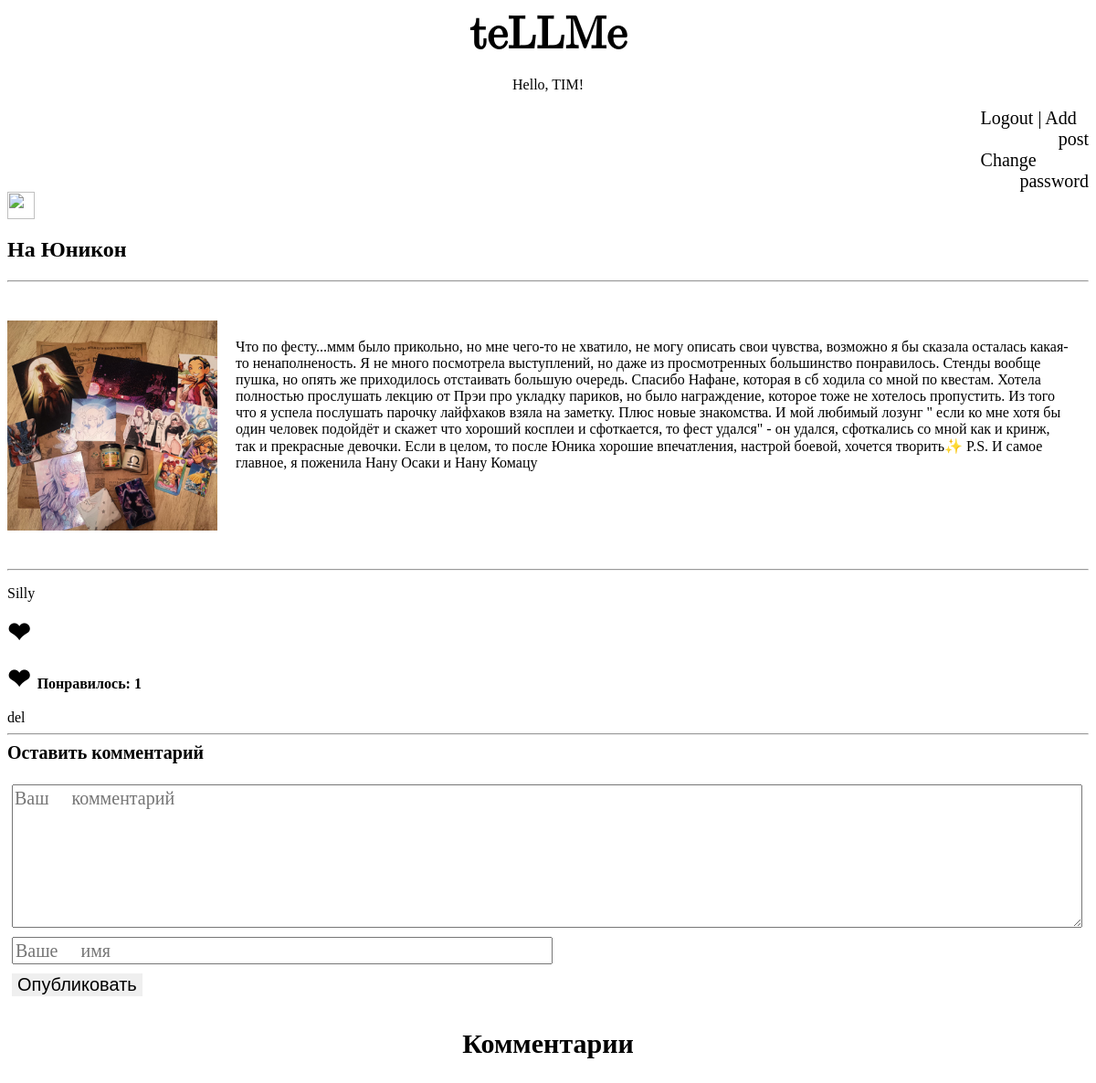
/1/ (signed in), run on the app's committed database.
### users/models.py (models this page shows, shortened)
class User(AbstractUser):
    pass

class Post(models.Model):
    title = models.CharField('Заголовок записи', max_length=100)
    descript = models.TextField('Текст блога')
    author = models.CharField('Имя автора', max_length=100)
    dats = models.DateTimeField(default=datetime.now())
    img = models.ImageField('Изображение', upload_to = 'image/%Y')# c указанием текущего года, это путь где будут храниться все излбражения с админки
    objects =  PostQuerrySet.as_manager()
    class Meta:
        verbose_name = 'Запись' #красивое отображение  в админке
        verbose_name_plural = 'Записи'

### users/views.py (the view)
# urls.py: path('<int:pk>/',views.PostElement.as_view()),
class PostElement(DetailView):
    model = Post
    template_name = 'blogelement.html'
    context_object_name = 'post'

### templates/blogelement.html (shortened to what this page needs)
{%extends 'home.html'%}
{%load static%}
  {%block content%}
  <body>
    <a  href='{%url "home"%}'><img style = 'width: 30px;'src='https://sun9-65.userapi.com/impg/aVNXjc8e0eDTHRJW_Px_XgYCHAbQU9QwlTiZ9A/eeREHI7tT60.jpg?size=512x512&quality=95&sign=87ecba353756021f6f704fc005b95599&type=album'/></a>
    <div id='mainblock'>
      <div id='post'>
        <h2>{{post.title}}</h2>
      <hr>
      <br>
      <div class='block'><p align='center'><img class='pic' src="{{post.img.url}}" wigth='50%'></p>
      <p class='descr'>{{post.descript}}<p></div>
      <br>
      <hr>
      <p>{{post.author}}<p>
      </div>
    </div>
    <div>
      <p style='font-weight: bold;'><a href={%url "add_likes" post.id%} style='font-size: 30px;'>❤ </a>
        <p style='font-weight: bold;'><a href={%url "del_likes" post.id%} style='font-size: 30px;'>❤ </a>
        Понравилось: {{post.likes_set.all.count}}</p>
    </div>
    {%if user.is_superuser%}
    <div><a href='{%url "del" post.id%}'> del</a></div>
    {%endif%}
      <div id = 'create'>
        <hr>
        <a class = 'com'href='#'>Оставить комментарий</a><br><br>
        <form action='{%url "comment" post.id%}' method='post'>
            <textarea class='men'name='textcom' placeholder="Ваш комментарий"></textarea><br> <! ссылка на поле в модели админки, чтобы данные попав во вью занеслись в админке>
            <input class='inp' type='text' name ='name' placeholder="Ваше имя"><br>
            <button class = 'sub' type='submit'>Опубликовать</button>
        </form>
      </div>
      <h3 class='headcomm'>Комментарии</h3>
  {%endblock%}

### templates/home.html (shortened to what this page needs)
{%load static%}
<head>
  <link rel='stylesheet' href = "{%static 'css/stil.css'%}"  type='text/css' media='all'/>
</head>
<body>
    <h1 id='head'><a href='{%url "home"%}'>teLLMe</a></h1>
    <p class='us'>Hello, {{user}}!<p>
    {%if user.is_authenticated%}
        <div class='lin'><a href='{%url "logout"%}'>Logout</a> | <a href='{%url "add"%}'>Add post</a></div>
        <div class='lin'><a href='{%url "change"%}'>Change password</a> </div>
    {%else%}
        <div class='lin'><a href='{%url "login"%}'>Login</a> | <a href='{%url "register"%}'>Registrate</a> </div>
        <div class='lin'><a href='{%url "change"%}'>Change password</a> </div>
    {%endif%}
    {%block content%}
    {%endblock%}

### static/css/stil.css (style rules this page uses)
#mainblock { background-color: rgb(255, 255, 255); }
#post .pic { width:230px; }
#post .block { display: flex; flex-direction: row; align-content: stretch; align-items: stretch; }
#post .descr { position: relative; padding: 20px; }
#head { align-content: space-between; justify-content: center; display: flex; align-content: center; align-items: center; font-size: 50px; font-family: math; margin: 0.3px; }
.us { display: flex; position: relative; justify-content: center; }
.lin { flex-direction: row; font-size: 20px; width: 10%; justify-content: flex-start; align-content: flex-start; align-items: baseline; align-items: inherit; text-align-last: end; align-content: end; max-width: 8em; min-height: 2em; margin-left: auto; margin-right: 0; justify-items: right; }
.com { font-size: 20px; font-weight: bold; }
.men { width: 99%; height: 20%; margin: 5px; font-size: 20px; font-family: emoji; }
.inp { width: 50%; margin: 5px; font-size: 20px; font-family: emoji; }
.sub { margin: 5px; font-size: 20px; font-family: revert;transition: .5s; border:none }
.headcomm { align-items: center; display: flex; flex-direction: column; font-size: 30px; }
a { text-decoration: none;color:black }
.lin { transition: .5s; }
#mainblock, #create { transition: .5s; }

### data on the page
User: is_active+password+username "TIM"
Post: title "На Юникон", img (picture), descript "Что по фесту...ммм было прикольно, но мне чего-то не хватило, не могу описать свои чувства, возможно я бы сказала осталась какая-то ненаполненость. Я не много посмотрела выступлений, но даже из просмотренных большинство понравилось. Стенды вообще пушка, но опять же приходилось отстаивать большую очередь. Спасибо Нафане, которая в сб ходила со мной по квестам. Хотела полностью прослушать лекцию от Прэи про укладку париков, но было награждение, которое тоже не хотелось пропустить. Из того что я успела послушать парочку лайфхаков взяла на заметку. Плюс новые знакомства. И мой любимый лозунг \" если ко мне хотя бы один человек подойдёт и скажет что хороший косплеи и сфоткается, то фест удался\" -…", author "Silly", likes_set.all.count "1"
